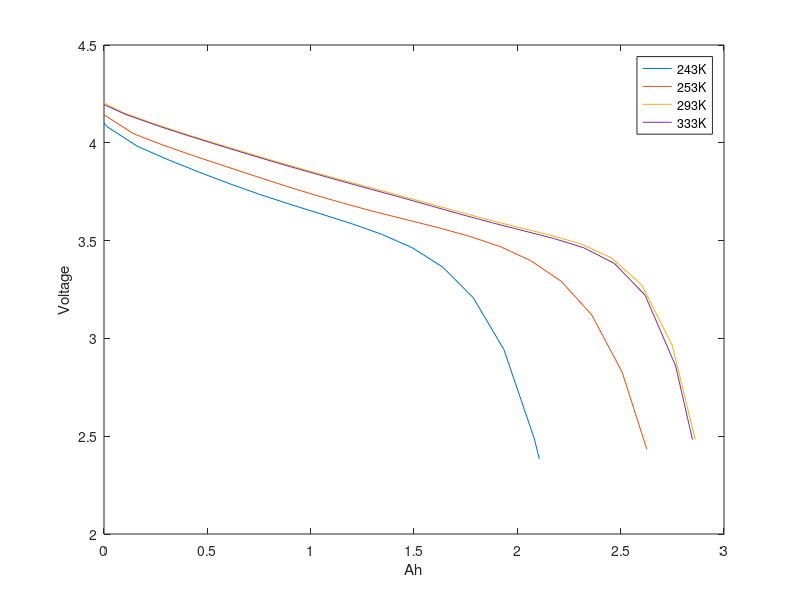
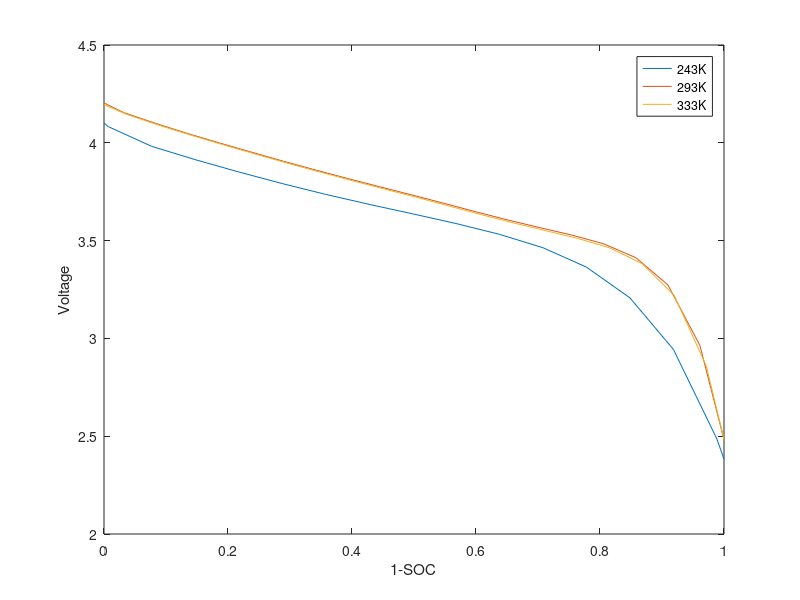

The MATLAB source for these figures, in order:

cd('discharge_curves/All_C-293K');
% different C, T const
z2C_293K_1Cycle_Ah=load('0_2C-293K_1Cycle_Ah.dat');
oneC_293K_1Cycle_Ah=load('1C-293K_1Cycle_Ah.dat');
twoC_293K_1Cycle_Ah=load('2C-293K_1Cycle_Ah.dat');
fourC_293K_1Cycle_Ah=load('4C-293K_1Cycle_Ah.dat');

cd ..
% C const, different T
cd('All_C-243K');
oneC_243K_1Cycle_Ah=load('1C-243K_1Cycle_Ah.dat');
oneC_243K_1Cycle_Ah(:,2)=oneC_243K_1Cycle_Ah(:,2)-0.1;
cd ..
cd('All_C-253K');
oneC_253K_1Cycle_Ah=load('1C-253K_1Cycle_Ah.dat');
oneC_253K_1Cycle_Ah(:,2)=oneC_253K_1Cycle_Ah(:,2)-0.05;
cd ..
cd ('All_C-333K');
oneC_333K_1Cycle_Ah=load('1C-333K_1Cycle_Ah.dat');


cd ..
cd ..


data_100KWh_1cycle=struct('one_hundred_KWh_02C_293K',z2C_293K_1Cycle_Ah,'one_hundred_KWh_1C_293K',oneC_293K_1Cycle_Ah,'one_hundred_KWh_2C_293K',twoC_293K_1Cycle_Ah, 'one_hundred_KWh_4C_293K',fourC_293K_1Cycle_Ah,'one_hundred_KWh_1C_243K',oneC_243K_1Cycle_Ah,'one_hundred_KWh_1C_253K',oneC_253K_1Cycle_Ah,'one_hundred_KWh_1C_333K',oneC_333K_1Cycle_Ah);
%data_100KWh_1cycle=struct('one_hundred_KWh_02C_293K',z2C_293K_1Cycle_Ah,'one_hundred_KWh_1C_293K',oneC_293K_1Cycle_Ah,'one_hundred_KWh_2C_293K',twoC_293K_1Cycle_Ah, 'one_hundred_KWh_4C_293K',fourC_293K_1Cycle_Ah,'one_hundred_KWh_1C_243K',oneC_243K_1Cycle_Ah,'one_hundred_KWh_1C_253K',oneC_253K_1Cycle_Ah,'one_hundred_KWh_1_1C_293K',oneC_293K_1Cycle_Ah,'one_hundred_KWh_1C_333K',oneC_333K_1Cycle_Ah)


figure(1)
hold on
box on
plot(oneC_243K_1Cycle_Ah(:,1),oneC_243K_1Cycle_Ah(:,2));
plot(oneC_253K_1Cycle_Ah(:,1),oneC_253K_1Cycle_Ah(:,2));
plot(oneC_293K_1Cycle_Ah(:,1),oneC_293K_1Cycle_Ah(:,2));
plot(oneC_333K_1Cycle_Ah(:,1),oneC_333K_1Cycle_Ah(:,2));
xlabel('Ah')
ylabel('Voltage')
legend('243K','253K','293K','333K');


figure(2)
hold on
box on
plot(oneC_243K_1Cycle_Ah(:,1)/max(oneC_243K_1Cycle_Ah(:,1)),oneC_243K_1Cycle_Ah(:,2));
plot(oneC_293K_1Cycle_Ah(:,1)/max(oneC_293K_1Cycle_Ah(:,1)),oneC_293K_1Cycle_Ah(:,2));
plot(oneC_333K_1Cycle_Ah(:,1)/max(oneC_333K_1Cycle_Ah(:,1)),oneC_333K_1Cycle_Ah(:,2));
xlabel('1-SOC')
ylabel('Voltage')
legend('243K','293K','333K');